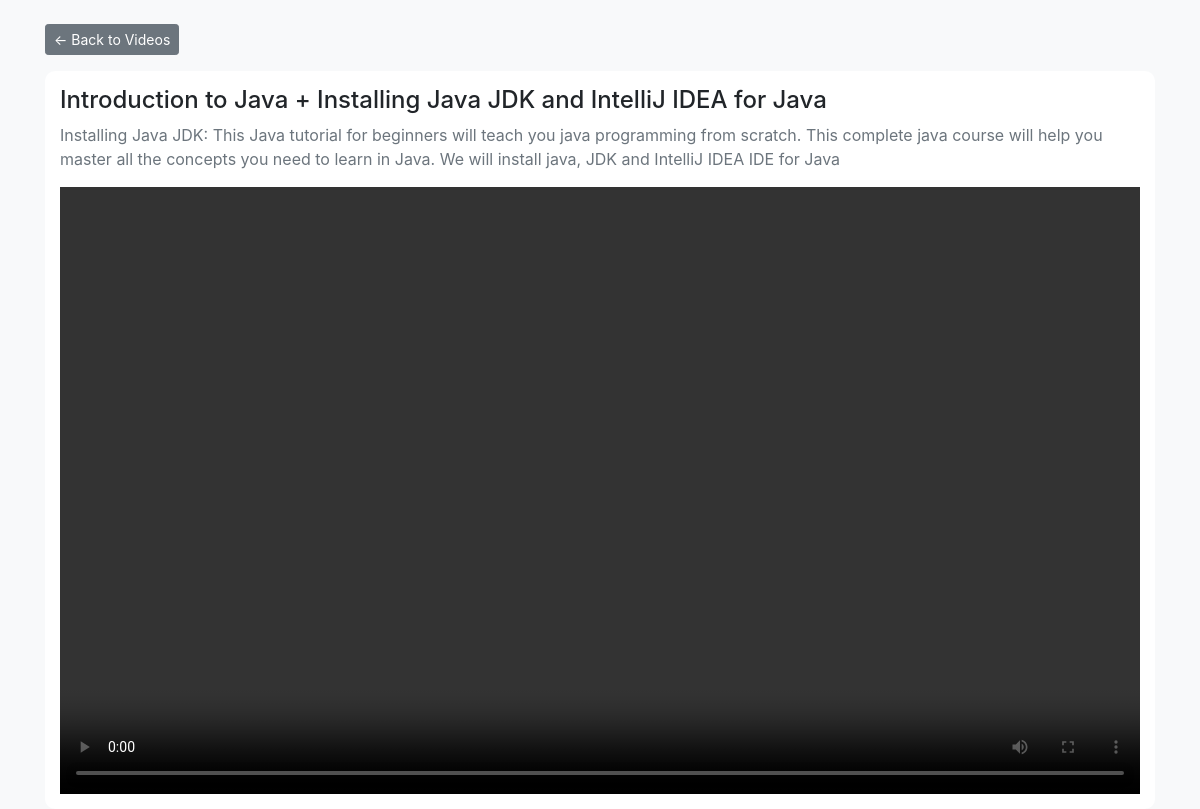
Page /playvideo.php?id=2 on the committed database.
### tables this page shows
CREATE TABLE `course_videos` (
  `id` int(11) NOT NULL,
  `course_id` int(11) NOT NULL,
  `Thumbnail` varchar(500) NOT NULL,
  `VideoTitle` varchar(100) NOT NULL,
  `Description` varchar(300) NOT NULL,
  `video` varchar(200) NOT NULL,
  `Status` tinyint(1) NOT NULL
);

### playvideo.php (the view, shortened to what this page needs)
<?php
include 'db_connect.php';
$video_id = isset($_GET['id']) ? (int)$_GET['id'] : 0;
$course_id = isset($_GET['course_id']) ? (int)$_GET['course_id'] : 0;
$qry = $conn->query("
    SELECT *
    FROM course_videos
    WHERE id = $video_id
");
$video = $qry->fetch_assoc();
?>
<!DOCTYPE html>
<html>
<head>
    <link rel="stylesheet" href="https://cdn.jsdelivr.net/npm/bootstrap@4.6.2/dist/css/bootstrap.min.css">
</head>
<body class="bg-light">
    <div class="container mt-4">
        <a href="./index.php?page=viewcourse&course_id=<?= $course_id ?>" class="btn btn-sm btn-secondary mb-3">
            ← Back to Videos
        </a>
        <div class="video-box">
            <h4><?= htmlspecialchars($video['VideoTitle']) ?></h4>
            <p class="text-muted"><?= htmlspecialchars($video['Description']) ?></p>
            <div class="embed-responsive embed-responsive-16by9">
                <?php if (!empty($video['video'])): ?>
                <video controls class="embed-responsive-item">
                    <source src="<?= htmlspecialchars($video['video']) ?>" type="video/mp4">
                </video>
                <?php endif; ?>
            </div>
        </div>
    </div>
</body>
</html>

### playvideo.php (style rules this page uses)
.video-box { background: #fff; border-radius: 10px; padding: 15px; }

### rows in the picture
course_videos: VideoTitle "Introduction to Java + Installing Java JDK and IntelliJ IDEA for Java", Description "Installing Java JDK: This Java tutorial for beginners will teach you java programming from scratch. This complete java course will help you master all the concepts you need to learn in Java. We will install java, JDK and IntelliJ IDEA IDE for Java"
